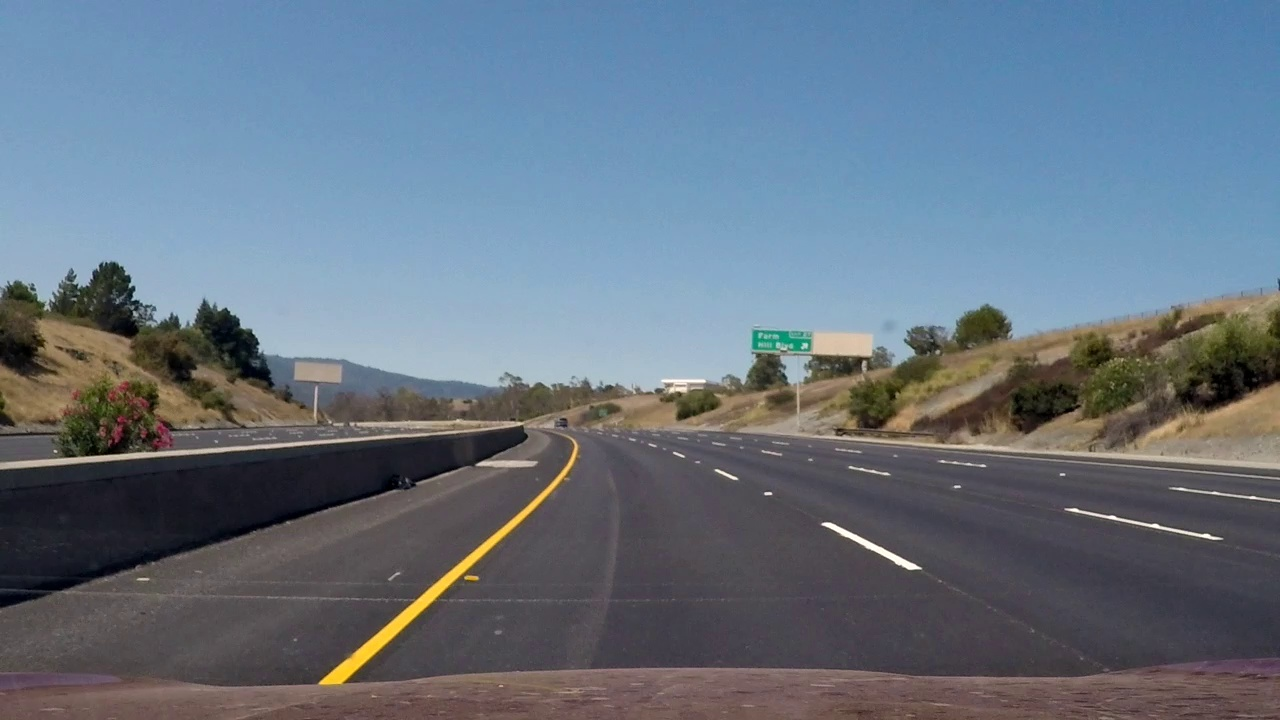
#> input picture Day1_2_CV/test_img/img000000.jpg, 1280 x 720 px, given in place of challenge_video.mp4, which was not available
$ python KEA_Curve_fitting3T.py
#> lines starting #> are read from the running program, lines starting #| are printed output that depends on the picture; pictures that were not available may be replaced by others from this repository, and a replacement may not be noted
import cv2
import numpy as np
import matplotlib.pyplot as plt
import glob

def pers_transform(image):
    # Grab the image shape
    image_size = (image.shape[1], image.shape[0])
    src = np.float32([[190, 720], [582, 457], [701, 457], [1145, 720]])
    offset = [150,0]
    dst = np.float32([src[0] + offset, np.array([src[0, 0], 0]) + offset,
                      np.array([src[3, 0], 0]) - offset, src[3] - offset])
    '''
    [src[0] + offset, np.array([src[0, 0], 0]) + offset,np.array([src[3, 0], 0]) - offset, src[3] - offset]
    (190, 720)에서 (340, 720)으로 이동
    (190, 0)에서 (340, 0)으로 이동
    (1145, 0)에서 (995, 0)으로 이동
    (1145, 720)에서 (995, 720)으로 이동

    dst 좌표는 (340, 720), (340, 0), (995, 0), (995, 720)
    x,y축의 좌표들이 일정함을 알 수 있습니다. 즉, 차선을 x,y축으로 평행하게 펴주는 겁니다. (직사각형 모양으로)
    '''

    # Given src and dst points, calculate the perspective transform matrix
    M = cv2.getPerspectiveTransform(src, dst)
    # Warp the image using OpenCV warpPerspective()
    warped = cv2.warpPerspective(image, M, image_size)
    # Return the resulting image and matrix
    Minv = cv2.getPerspectiveTransform(dst, src)

    return warped, M, Minv

# [23 lines left out: functions hls_thresh, lab_thresh, not called in this run]

def hsv_rgb_lane_detection(img):
    hsv = cv2.cvtColor(img, cv2.COLOR_RGB2HSV)
    lower_yellow = np.array([18,20,100])
    upper_yellow = np.array([110,255,255])
    lower_white = np.array([0,0,200])
    upper_white = np.array([255,30,255])

    mask_yellow = cv2.inRange(hsv, lower_yellow, upper_yellow)
    mask_white = cv2.inRange(hsv, lower_white, upper_white)
    mask_hsv = cv2.bitwise_or(mask_yellow, mask_white)
    #mask_hsv = cv2.bitwise_and(mask_yellow, mask_white)

    r_channel = img[:,:,0]
    _,binary_r = cv2.threshold(r_channel, 180, 255, cv2.THRESH_BINARY)

    combined_binary = cv2.bitwise_or(binary_r, mask_hsv)
    return combined_binary

## Window searching

save_count = 0
def window_search(binary_warped, img):
    global save_count
    # Take a histogram of the bottom half of the image
    bottom_half_y = binary_warped.shape[0]/2
    histogram = np.sum(binary_warped[int(binary_warped.shape[0]/2):,:], axis=0)
    # Create an output image to draw on and  visualize the result
    out_img = np.dstack((binary_warped, binary_warped, binary_warped))*255
    # Find the peak of the left and right halves of the histogram
    # These will be the starting point for the left and right lines
    midpoint = int(histogram.shape[0]/2)
    leftx_base = np.argmax(histogram[:midpoint])
    rightx_base = np.argmax(histogram[midpoint:]) + midpoint

    # Choose the number of sliding windows
    nwindows = 9
    # Set height of windows
    window_height = int(binary_warped.shape[0]/nwindows)
    # Identify the x and y positions of all nonzero pixels in the image
    nonzero = binary_warped.nonzero()
    nonzeroy = np.array(nonzero[0])
    nonzerox = np.array(nonzero[1])
    # Current positions to be updated for each window
    leftx_current = leftx_base
    rightx_current = rightx_base
    # Set the width of the windows +/- margin
    margin = 100
    # Set minimum number of pixels found to recenter window
    minpix = 50
    # Create empty lists to receive left and right lane pixel indices
    left_lane_inds = []
    right_lane_inds = []

    # Step through the windows one by one
    for window in range(nwindows):
        # Identify window boundaries in x and y (and right and left)
        win_y_low = binary_warped.shape[0] - (window+1)*window_height
        win_y_high = binary_warped.shape[0] - window*window_height
        win_xleft_low = leftx_current - margin
        win_xleft_high = leftx_current + margin
        win_xright_low = rightx_current - margin
        win_xright_high = rightx_current + margin
        # Draw the windows on the visualization image
        cv2.rectangle(out_img,(win_xleft_low,win_y_low),(win_xleft_high,win_y_high),(0,255,0), 2)
        cv2.rectangle(out_img,(win_xright_low,win_y_low),(win_xright_high,win_y_high),(0,255,0), 2)
        # Identify the nonzero pixels in x and y within the window
        good_left_inds = ((nonzeroy >= win_y_low) & (nonzeroy < win_y_high) & (nonzerox >= win_xleft_low) & (nonzerox < win_xleft_high)).nonzero()[0]
        good_right_inds = ((nonzeroy >= win_y_low) & (nonzeroy < win_y_high) & (nonzerox >= win_xright_low) & (nonzerox < win_xright_high)).nonzero()[0]
        # Append these indices to the lists
        left_lane_inds.append(good_left_inds)
        right_lane_inds.append(good_right_inds)
        # If you found > minpix pixels, recenter next window on their mean position
        if len(good_left_inds) > minpix:
            leftx_current = int(np.mean(nonzerox[good_left_inds]))
        if len(good_right_inds) > minpix:
            rightx_current = int(np.mean(nonzerox[good_right_inds]))

    # Concatenate the arrays of indices
    left_lane_inds = np.concatenate(left_lane_inds)
    right_lane_inds = np.concatenate(right_lane_inds)

    # Extract left and right line pixel positions
    leftx = nonzerox[left_lane_inds]
    lefty = nonzeroy[left_lane_inds]
    rightx = nonzerox[right_lane_inds]
    righty = nonzeroy[right_lane_inds]

    # Fit a second order polynomial to each
    output_dir = 'test_img/img'
    if(len(leftx)>0 and len(lefty)>0):
        left_fit = np.polyfit(lefty, leftx, 2)
    else:
        left_fit = np.array([0,0,0])
        win_problem_img = binary_warped*255
        img = cv2.cvtColor(img, cv2.COLOR_RGB2BGR)
        cv2.imwrite(f"{output_dir}/win_problem_img{save_count:03d}.jpg", img)
        print(f"Save left_fit win_problem_img{save_count:03d}.jpg.")
        save_count +=1
    #left_fit = np.polyfit(lefty, leftx, 2)
    if(len(rightx)>0 and len(righty)>0):
        right_fit = np.polyfit(righty, rightx, 2)
    else:
        right_fit = np.array([0,0,0])
        win_problem_img = binary_warped*255
        img = cv2.cvtColor(img, cv2.COLOR_RGB2BGR)
        cv2.imwrite(f"{output_dir}/win_problem_img{save_count:03d}.jpg", img)
        print(f"Save right_fit win_problem_img{save_count:03d}.jpg.")
        save_count +=1
    #right_fit = np.polyfit(righty, rightx, 2)

    # Generate x and y values for plotting
    ploty = np.linspace(0, binary_warped.shape[0]-1, binary_warped.shape[0] )
    left_fitx = left_fit[0]*ploty**2 + left_fit[1]*ploty + left_fit[2]
    right_fitx = right_fit[0]*ploty**2 + right_fit[1]*ploty + right_fit[2]

    # Generate black image and colour lane lines
    out_img[nonzeroy[left_lane_inds], nonzerox[left_lane_inds]] = [1, 0, 0]
    out_img[nonzeroy[right_lane_inds], nonzerox[right_lane_inds]] = [0, 0, 1]

    # Draw polyline on image
    right = np.asarray(tuple(zip(right_fitx, ploty)), np.int32)
    left = np.asarray(tuple(zip(left_fitx, ploty)), np.int32)
    cv2.polylines(out_img, [right], False, (1,1,0), thickness=5)
    cv2.polylines(out_img, [left], False, (1,1,0), thickness=5)

    return left_lane_inds, right_lane_inds, out_img

## Margin search

# [77 lines left out: function margin_search, not called in this run]

class Line():
    def __init__(self, maxSamples=4):

        self.maxSamples = maxSamples
        # x values of the last n fits of the line
        self.recent_xfitted = deque(maxlen=self.maxSamples)
        # Polynomial coefficients for the most recent fit
        self.current_fit = [np.array([False])]
        # Polynomial coefficients averaged over the last n iterations
        self.best_fit = None
        # Average x values of the fitted line over the last n iterations
        self.bestx = None
        # Was the line detected in the last iteration?
        self.detected = False
        # Radius of curvature of the line in some units
        self.radius_of_curvature = None
        # Distance in meters of vehicle center from the line
        self.line_base_pos = None

    # [20 lines left out: function update_lane, not called in this run]

def validate_lane_update(img, left_lane_inds, right_lane_inds):
    # Checks if detected lanes are good enough before updating
    img_size = (img.shape[1], img.shape[0])

    nonzero = img.nonzero()
    nonzeroy = np.array(nonzero[0])
    nonzerox = np.array(nonzero[1])

    # Extract left and right line pixel positions
    left_line_allx = nonzerox[left_lane_inds]
    left_line_ally = nonzeroy[left_lane_inds]
    right_line_allx = nonzerox[right_lane_inds]
    right_line_ally = nonzeroy[right_lane_inds]

    # Discard lane detections that have very little points,
    # as they tend to have unstable results in most cases
    if len(left_line_allx) <= 1800 or len(right_line_allx) <= 1800:
        left_line.detected = False
        right_line.detected = False
        return

    left_x_mean = np.mean(left_line_allx, axis=0)
    right_x_mean = np.mean(right_line_allx, axis=0)
    lane_width = np.subtract(right_x_mean, left_x_mean)

    # Discard the detections if lanes are not in their repective half of their screens
    if left_x_mean > 740 or right_x_mean < 740:
        left_line.detected = False
        right_line.detected = False
        return

    # Discard the detections if the lane width is too large or too small
    if  lane_width < 300 or lane_width > 800:
        left_line.detected = False
        right_line.detected = False
        return

    # If this is the first detection or
    # the detection is within the margin of the averaged n last lines
    if left_line.bestx is None or np.abs(np.subtract(left_line.bestx, np.mean(left_line_allx, axis=0))) < 100:
        left_line.update_lane(left_line_ally, left_line_allx)
        left_line.detected = True
    else:
        left_line.detected = False
    if right_line.bestx is None or np.abs(np.subtract(right_line.bestx, np.mean(right_line_allx, axis=0))) < 100:
        right_line.update_lane(right_line_ally, right_line_allx)
        right_line.detected = True
    else:
        right_line.detected = False

    # Calculate vehicle-lane offset
    xm_per_pix = 3.7/610 # meters per pixel in x dimension, lane width is 12 ft = 3.7 meters
    car_position = img_size[0]/2
    l_fit = left_line.current_fit
    r_fit = right_line.current_fit
    left_lane_base_pos = l_fit[0]*img_size[1]**2 + l_fit[1]*img_size[1] + l_fit[2]
    right_lane_base_pos = r_fit[0]*img_size[1]**2 + r_fit[1]*img_size[1] + r_fit[2]
    lane_center_position = (left_lane_base_pos + right_lane_base_pos) /2
    left_line.line_base_pos = (car_position - lane_center_position) * xm_per_pix +0.2
    right_line.line_base_pos = left_line.line_base_pos

def find_lanes(combined, img):
    if left_line.detected and right_line.detected:  # Perform margin search if exists prior success.
        # Margin Search
        left_lane_inds, right_lane_inds,out_img = margin_search(combined, img)
        # Update the lane detections
        validate_lane_update(img, left_lane_inds, right_lane_inds)

    else:  # Perform a full window search if no prior successful detections.
        # Window Search
        left_lane_inds, right_lane_inds,out_img = window_search(combined, img)
        # Update the lane detections
        validate_lane_update(img, left_lane_inds, right_lane_inds)
    return out_img

# [11 lines left out: function calculate_lane_center, not called in this run]

def draw_lane(undist, img, Minv):
    # Generate x and y values for plotting
    ploty = np.linspace(0, undist.shape[0] - 1, undist.shape[0])
    # Create an image to draw the lines on
    warp_zero = np.zeros_like(img).astype(np.uint8)
    color_warp = np.stack((warp_zero, warp_zero, warp_zero), axis=-1)

    left_fit = left_line.best_fit
    right_fit = right_line.best_fit

    if left_fit is not None and right_fit is not None:
        left_fitx = left_fit[0]*ploty**2 + left_fit[1]*ploty + left_fit[2]

        # Recast the x and y points into usable format for cv2.fillPoly()
        pts_left = np.array([np.transpose(np.vstack([left_fitx, ploty]))])
        right_fitx = right_fit[0]*ploty**2 + right_fit[1]*ploty + right_fit[2]
        pts_right = np.array([np.flipud(np.transpose(np.vstack([right_fitx, ploty])))])
        pts = np.hstack((pts_left, pts_right))

        # Calculate the center of the lane
        lane_center = calculate_lane_center(left_fitx, right_fitx)
        # Calculate the y position of the center of the lane
        lane_center_y = color_warp.shape[0] // 2

        # Draw the lane onto the warped blank image
        cv2.fillPoly(color_warp, np.int_([pts]), (64, 224, 208))
        # Draw a circle at the center of the lane
        cv2.circle(color_warp, (int(lane_center), lane_center_y), 20, (0, 0, 255), -1)

        #---------
        '''
        # Calculate the x position of the center of the lane
        center_fitx = (left_fitx + right_fitx) / 2

        # Create an array of points for the center line
        pts_center = np.array([np.transpose(np.vstack([center_fitx, ploty]))])

        # Draw the center line onto the warped blank image
        cv2.polylines(color_warp, np.int_([pts_center]), isClosed=False, color=(0, 0, 255), thickness=2)
        '''


        # Draw a circle at the center of the lane
        cv2.circle(color_warp, (int(lane_center), lane_center_y), 20, (0, 0, 255), -1)
        for y in range(0, color_warp.shape[0], 20):
            center_x = (left_fit[0]*y**2 + left_fit[1]*y + left_fit[2] + right_fit[0]*y**2 + right_fit[1]*y + right_fit[2]) // 2
            cv2.circle(color_warp, (int(center_x), y), 5, (255, 0, 0), -1)
        #---------


        # Warp the blank back to original image space using inverse perspective matrix (Minv)
        newwarp = cv2.warpPerspective(color_warp, Minv, (img.shape[1], img.shape[0]))

        # Combine the result with the original image
        result = cv2.addWeighted(undist, 1, newwarp, 0.6, 0)
        return result
    return undist

def assemble_img(warped, threshold_img, polynomial_img, lane_img):
    # Define output image
    # Main image
    img_out=np.zeros((720,1707,3), dtype=np.uint8)
    img_out[0:720,0:1280,:] = lane_img

    # Text formatting
    fontScale=1
    thickness=1
    fontFace = cv2.FONT_HERSHEY_PLAIN

    # Perspective transform image
    img_out[0:240,1281:1707,:] = cv2.resize(warped,(426,240))
    boxsize, _ = cv2.getTextSize("Transformed", fontFace, fontScale, thickness)
    cv2.putText(img_out, "Transformed", (int(1494-boxsize[0]/2),40), fontFace, fontScale,(255,255,255), thickness,  lineType = cv2.LINE_AA)

    # Threshold image
    resized = cv2.resize(threshold_img,(426,240))
    resized=np.uint8(resized)
    gray_image = cv2.cvtColor(resized*255,cv2.COLOR_GRAY2RGB)
    img_out[241:481,1281:1707,:] = cv2.resize(gray_image,(426,240))
    boxsize, _ = cv2.getTextSize("Filtered", fontFace, fontScale, thickness)
    cv2.putText(img_out, "Filtered", (int(1494-boxsize[0]/2),281), fontFace, fontScale,(255,255,255), thickness,  lineType = cv2.LINE_AA)

    # Polynomial lines
    img_out[480:720,1281:1707,:] = cv2.resize(polynomial_img*255,(426,240))
    boxsize, _ = cv2.getTextSize("Detected Lanes", fontFace, fontScale, thickness)
    cv2.putText(img_out, "Detected Lanes", (int(1494-boxsize[0]/2),521), fontFace, fontScale,(255,255,255), thickness,  lineType = cv2.LINE_AA)

    return img_out

def process_img(img):


    # Perspective transform image
    img = cv2.cvtColor(img,cv2.COLOR_BGR2RGB)
    warped, M, Minv = pers_transform(img)
    '''
    # Colour thresholding in S channel
    s_bin = hls_thresh(warped,200,255)
    scaled_s_bin = np.uint8(255*s_bin)

    # Colour thresholding in B channel of LAB
    b_bin = lab_thresh(warped, thresh = (185, 255))


    # Combining both thresholds
    combined = np.zeros_like(s_bin)
    combined[(s_bin==1) | (b_bin == 1)] = 1
    scaled_combine_image = np.uint8(255*combined)

    '''
    N_binary = hsv_rgb_lane_detection(warped)
    N_combined = N_binary / 255 # meaning??

    cv2.imshow("M_binary", N_binary)

    # Find Lanes
    output_img = find_lanes(N_combined, img)

    # Draw lanes on image
    lane_img = draw_lane(img, N_combined, Minv);
    result = assemble_img(warped, N_combined, output_img, lane_img)
    #cv2.imshow("scaled_s_binary", result)
    #cv2.waitKey(0)
    #cv2.destroyAllWindows()
    return result

from collections import deque
left_line = Line()
right_line = Line()


# Load video

cap = cv2.VideoCapture('./test_img/video/challenge_video.mp4')
print("Loading video...")
if not cap.isOpened():
    print("Error opening video stream or file")


# Get video dimensions
width = int(cap.get(cv2.CAP_PROP_FRAME_WIDTH))
height = int(cap.get(cv2.CAP_PROP_FRAME_HEIGHT))


# Process each frame of the video
while cap.isOpened():
    ret, frame = cap.read()
#> frame is the input picture: shape (720, 1280, 3); mean B, G, R 129.4, 115.4, 102

    if not ret:
        print("Can't receive frame (stream end?). Exiting ...")
        break

    # Process the frame
    result = process_img(frame)
#> in pers_transform, `warped = cv2.warpPerspective(image, M, image_size)`:
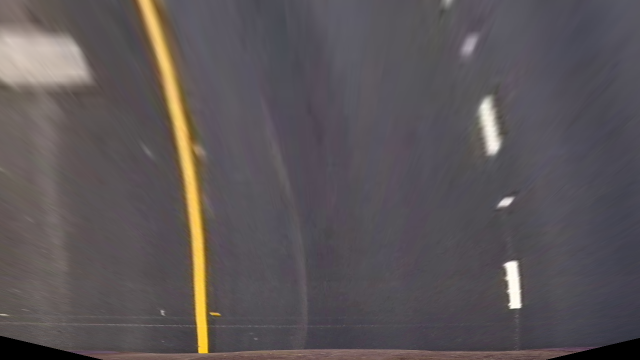
#> warped: shape (720, 1280, 3) (shown at 1/2 size); mean R, G, B 91.2, 85.2, 87.5
#> in process_img, `warped, M, Minv = pers_transform(img)`: M = [[-0.491, -1.54, 960.4], [9.93e-16, -1.96, 895.9], [9.33e-19, -0.00238, 1]]; Minv = [[0.182, -0.775, 520.2], [1.24e-16, -0.51, 457], [3.95e-19, -0.00122, 1]]
#> in window_search, `histogram = np.sum(binary_warped[int(binary_warped.shape[0]/2):,:], ax..`: histogram = 1280 values, max 347 at index 398, min 0 at index 16, mean 10.49
#> in window_search, `leftx_base = np.argmax(histogram[:midpoint])`: leftx_base = 398
#> in window_search, `rightx_base = np.argmax(histogram[midpoint:]) + midpoint`: rightx_base = 1021
#> in window_search, `nonzero = binary_warped.nonzero()`: nonzero = 43186 positions, rows 0 to 707, columns 0 to 1042
#> in window_search, `leftx_current = leftx_base`: leftx_current = 398
#> in window_search, `rightx_current = rightx_base`: rightx_current = 1021
#> the loop in window_search, `for window in range(nwindows):` made 9 passes
#> (win_xleft_low, win_xleft_high, win_xright_low, win_xright_high, leftx_current, rightx_current) on passes 2 to 5: (304, 504, 921, 1121, 402, 1028), (302, 502, 928, 1128, 398, 1023), (298, 498, 923, 1123, 392, 1010), (292, 492, 910, 1110, 382, 1016)
#> after the loop in window_search, `for window in range(nwindows):`:
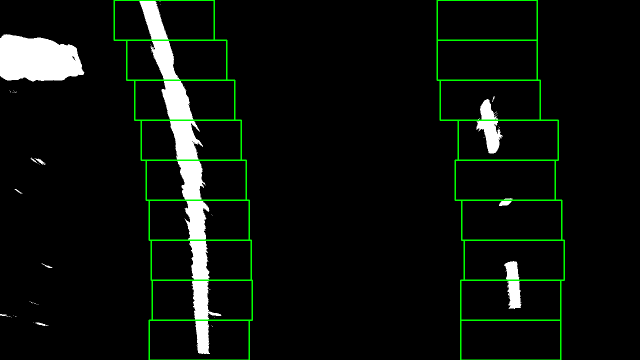
#> out_img: shape (720, 1280, 3) float64 (shown at 1/2 size); mean of channels 0, 1, 2 11.6, 17.1, 11.6; drawn as B, G, R
#> after the loop in window_search, `for window in range(nwindows):`: left_lane_inds = 9 items
#> in window_search, `right_lane_inds = np.concatenate(right_lane_inds)`: right_lane_inds = 5334 values, max 40716 at index 1288, min 19294 at index 4393, mean 29906.9
#> in window_search, `rightx = nonzerox[right_lane_inds]`: rightx = 5334 values, max 1042 at index 1020, min 953 at index 2541, mean 999.6
#> in window_search, `righty = nonzeroy[right_lane_inds]`: righty = 5334 values, max 617 at index 1285, min 192 at index 4393, mean 388.4
#> in window_search, `left_fit = np.polyfit(lefty, leftx, 2)`: left_fit = [-0.00027, 0.345, 293.8]
#> in window_search, `right_fit = np.polyfit(righty, rightx, 2)`: right_fit = [-0.000193, 0.309, 913.2]
#> in window_search, `left_fitx = left_fit[0]*ploty**2 + left_fit[1]*ploty + left_fit[2]`: left_fitx = 720 values, max 403.8 at index 638, min 293.8 at index 0, mean 371.2
#> in window_search, `right_fitx = right_fit[0]*ploty**2 + right_fit[1]*ploty + right_fit[2]`: right_fitx = 720 values from 913.2 to 1035.8
#> in window_search, `right = np.asarray(tuple(zip(right_fitx, ploty)), np.int32)`: right = 720 pairs, first value 913 to 1035, second value 0 to 719
#> in window_search, `left = np.asarray(tuple(zip(left_fitx, ploty)), np.int32)`: left = 720 pairs, first value 293 to 403, second value 0 to 719
#> in validate_lane_update, `right_line_allx = nonzerox[right_lane_inds]`: right_line_allx = 5334 values, max 1279 at index 292, min 0 at index 295, mean 619.1
#> in validate_lane_update, `right_line_ally = nonzeroy[right_lane_inds]`: right_line_ally = 5334 values, max 10 at index 295, min 5 at index 2424, mean 7.3
#> in validate_lane_update, `left_x_mean = np.mean(left_line_allx, axis=0)`: left_x_mean = 624.3
#> in validate_lane_update, `right_x_mean = np.mean(right_line_allx, axis=0)`: right_x_mean = 619.1
#> in validate_lane_update, `lane_width = np.subtract(right_x_mean, left_x_mean)`: lane_width = -5.19
#> in assemble_img, `fontFace = cv2.FONT_HERSHEY_PLAIN`: fontFace = 1
#> in assemble_img, `img_out[0:240,1281:1707,:] = cv2.resize(warped,(426,240))`:
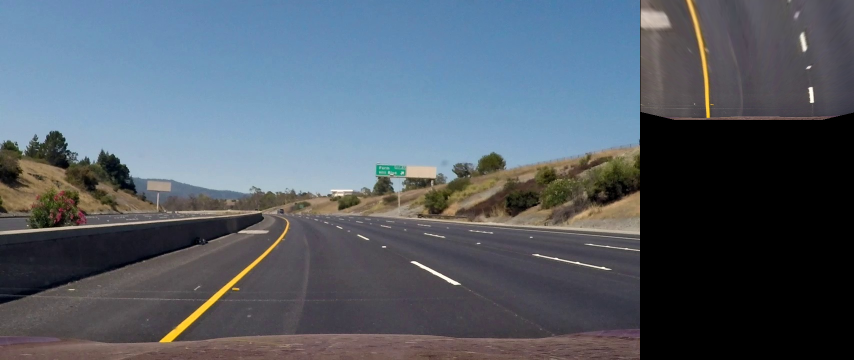
#> img_out: shape (720, 1707, 3) (shown at 1/2 size); mean R, G, B 84.1, 93.6, 104.3
#> in assemble_img, `boxsize, _ = cv2.getTextSize("Transformed", fontFace, fontScale, thick..`: boxsize = (107, 10)
#> in assemble_img, `boxsize, _ = cv2.getTextSize("Filtered", fontFace, fontScale, thickness)`: boxsize = (64, 10)
#> in assemble_img, `boxsize, _ = cv2.getTextSize("Detected Lanes", fontFace, fontScale, th..`: boxsize = (132, 10)
#> in assemble_img, `cv2.putText(img_out, "Detected Lanes", (int(1494-boxsize[0]/2),521), f..`:
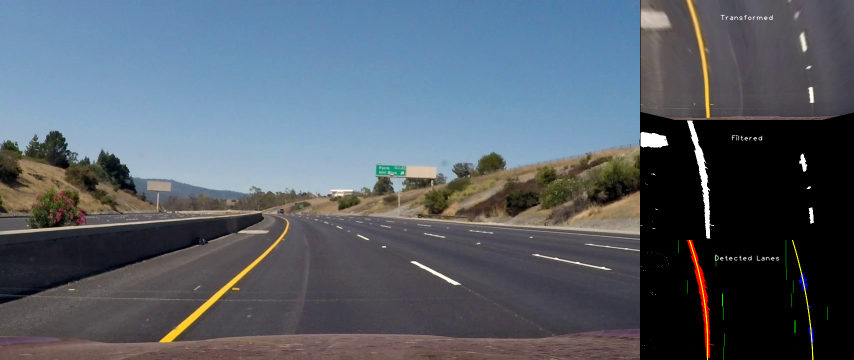
#> img_out: shape (720, 1707, 3) (shown at 1/2 size); mean R, G, B 85.9, 95, 105.5
    result = cv2.cvtColor(result, cv2.COLOR_RGB2BGR)
    print("result",result.shape)
#| result (720, 1707, 3)


    # Display the processed frame
    cv2.imshow('Processed Frame', result)

    # Write the processed frame to the output video

    # Press 'q' to exit
    if cv2.waitKey(1) & 0xFF == ord('q'):
#> (key q is pressed here)
        break

# Release the video capture and writer objects
cap.release()


# Close all windows
cv2.destroyAllWindows()
